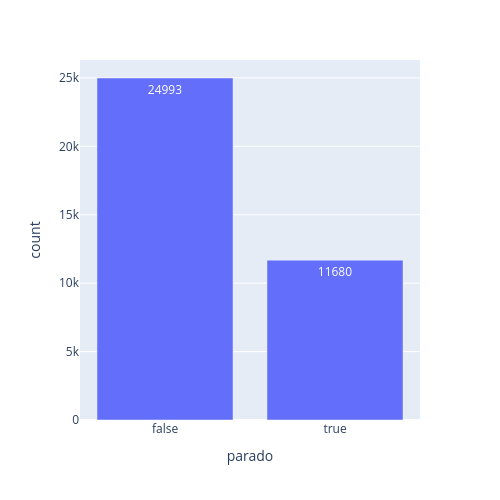

The code cell stored with this chart in its notebook:
### Code cell
counts = df_original.parado.value_counts().reset_index()
counts.columns = ['parado', 'count']
fig = px.bar(counts, x='parado', y='count', text='count',width=500, height=500)
fig.show()

### Figure 1 — Plotly figure (JSON) as saved in the notebook; plotly's stock layout.template omitted (floating-point values rounded to 4 significant figures)
{"data": [{"hovertemplate": "parado=%{x}<br>count=%{text}<extra></extra>", "legendgroup": "", "marker": {"color": "#636efa", "pattern": {"shape": ""}}, "name": "", "orientation": "v", "showlegend": false, "text": [24990.0, 11680.0], "textposition": "auto", "type": "bar", "x": [false, true], "xaxis": "x", "y": [24993, 11680], "yaxis": "y"}], "layout": {"barmode": "relative", "height": 500, "legend": {"tracegroupgap": 0}, "margin": {"t": 60}, "width": 500, "xaxis": {"anchor": "y", "domain": [0, 1], "title": {"text": "parado"}}, "yaxis": {"anchor": "x", "domain": [0, 1], "title": {"text": "count"}}}}
